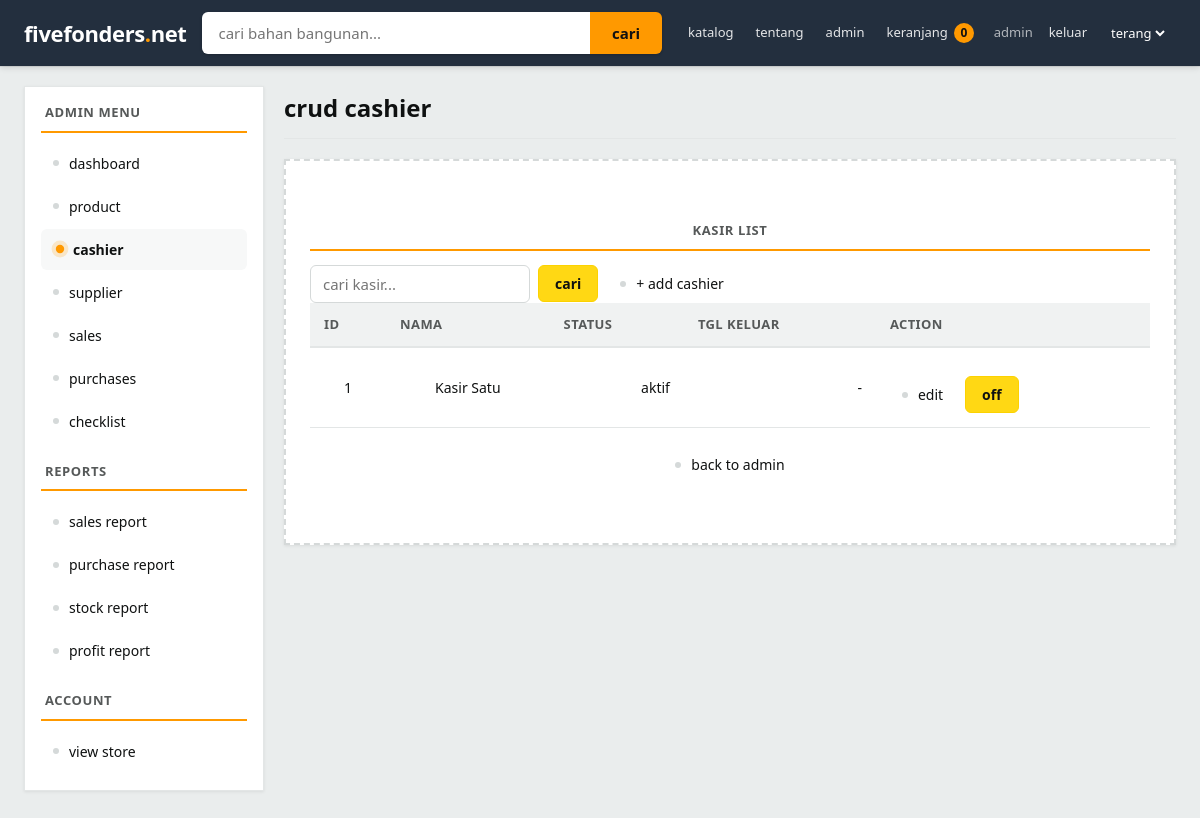
Screenshot of /admin/cashier/cashier.php (signed in) with the database file from the repository.
### tables this page shows
CREATE TABLE IF NOT EXISTS kasir (
    id_kasir INT AUTO_INCREMENT PRIMARY KEY,
    nama_kasir VARCHAR(50) UNIQUE NOT NULL,
    status ENUM('aktif','nonaktif') DEFAULT 'aktif',
    tanggal_keluar DATE DEFAULT NULL
);

### admin/cashier/cashier.php (the view, shortened to what this page needs)
<?php
require_once __DIR__ . '/../../config/database.php';
$cari = trim($_GET['cari'] ?? '');
if ($cari !== '') {
    $stmt = mysqli_prepare($koneksi, 'SELECT id_kasir, nama_kasir, status, tanggal_keluar FROM kasir WHERE nama_kasir LIKE CONCAT("%", ?, "%") ORDER BY id_kasir');
    if ($stmt) {
        mysqli_stmt_bind_param($stmt, 's', $cari);
        mysqli_stmt_execute($stmt);
        $result = mysqli_stmt_get_result($stmt);
    } else {
        $result = mysqli_query($koneksi, 'SELECT id_kasir, nama_kasir, status, tanggal_keluar FROM kasir ORDER BY id_kasir');
    }
} else {
    $result = mysqli_query($koneksi, 'SELECT id_kasir, nama_kasir, status, tanggal_keluar FROM kasir ORDER BY id_kasir');
}
?>
<!DOCTYPE html>
<html lang="en">
<head>
    <link rel="stylesheet" href="../../assets/style.css?v=3">
</head>
<body class="marketpage themelight">
    <?php require __DIR__ . '/../../home/partials/topbar.php'; ?>
    <div class="layout">
        <?php require __DIR__ . '/../../home/partials/sidebaradmin.php'; ?>
        <div class="content">
            <div class="heading">crud cashier</div>
            <div class="emptybox">
                <div class="sidetitle">kasir list</div>
                <div class="actionrow">
                    <form method="get" action="cashier.php" class="form" style="margin:0">
                        <input type="text" name="cari" class="forminput" placeholder="cari kasir..." value="<?= htmlspecialchars($cari) ?>">
                        <button type="submit" class="enterbtn">cari</button>
                    </form>
                    <a href="newcashier.php" class="sidelink">+ add cashier</a>
                </div>
                <table class="carttable">
                    <tr class="cartheader">
                        <th class="cartcell">id</th>
                        <th class="cartcell">nama</th>
                        <th class="cartcell">status</th>
                        <th class="cartcell">tgl keluar</th>
                        <th class="cartcell">action</th>
                    </tr>
                    <?php while ($k = mysqli_fetch_assoc($result)): ?>
                    <tr class="cartrow">
                        <td class="cartcell"><?= (int) $k['id_kasir'] ?></td>
                        <td class="cartcell"><?= htmlspecialchars($k['nama_kasir']) ?></td>
                        <td class="cartcell"><?= htmlspecialchars($k['status']) ?></td>
                        <td class="cartcell"><?= htmlspecialchars($k['tanggal_keluar'] ?? '-') ?></td>
                        <td class="cartcell">
                            <div class="actionrow">
                                <a href="editcashier.php?id_kasir=<?= (int) $k['id_kasir'] ?>" class="sidelink">edit</a>
                                <form method="post" action="offcashier.php" style="display:inline" onsubmit="return confirmoff();">
                                    <button type="submit" class="enterbtn">off</button>
                                </form>
                            </div>
                        </td>
                    </tr>
                    <?php endwhile; ?>
                </table>
                <div class="backlink"><a href="../admin.php" class="sidelink">back to admin</a></div>
            </div>
        </div>
    </div>
</body>
</html>

### assets/style.css (style rules this page uses)
* { box-sizing: border-box; }
:root { --bgpage: #EAEDED; --bgpanel: #232F3E; --bgpanel2: #131921; --bgcard: #FFFFFF; --bginput: #FFFFFF; --bgsoft: #F7F8F8; --bgsoft2: #F0F2F2; --border: #E3E6E6; --borderstrong: #D5D9D9; --textmain: #0F1111; --textdim: #565959; --textmute: #6B7280; --linkcolor: #007185; --linkhover: #C7511F; --brand: #FFFFFF; --branddark: #232F3E; --accent: #FF9900; --accentdark: #E77600; --danger: #B12704; --success: #067D62; --btnbg: #FFD814; --btnborder: #FCD200; --btntext: #0F1111; --btnsecondary: #FFFFFF; --btnsecondaryborder: #D5D9D9; --tableheader: #F0F2F2; --shadow: 0 1px 3px rgba(15,17,17,0.08); --shadowhover: 0 4px 14px rgba(15,17,17,0.14); --radius: 0; --radius-sm: 6px; --font: "Segoe UI", "Helvetica Neue", Arial, sans-serif; }
body { margin: 0; padding: 0; font-family: var(--font); font-size: 16px; line-height: 1.5; background-color: var(--bgpage); color: var(--textmain); -webkit-font-smoothing: antialiased; }
a { color: var(--linkcolor); text-decoration: none; }
.form { margin: 0; }
.enterbtn { background-color: var(--btnbg); color: var(--btntext); border: 1px solid var(--btnborder); border-radius: var(--radius-sm); padding: 11px 22px; font-size: 15px; font-weight: 700; cursor: pointer; font-family: var(--font); transition: background-color 0.15s ease, transform 0.1s ease; text-decoration: none; display: inline-flex; align-items: center; justify-content: center; }
.marketpage { background-color: var(--bgpage); color: var(--textmain); min-height: 100vh; }
.layout { display: flex; min-height: calc(100vh - 68px); width: 100%; max-width: 100%; margin: 0 auto; gap: 20px; padding: 20px 24px 40px; }
.sidetitle { font-size: 13px; font-weight: 700; margin: 20px 0 10px; color: var(--textdim); text-transform: uppercase; letter-spacing: 0.6px; padding: 0 4px 8px; border-bottom: 2px solid var(--accent); }
.sidelink { display: flex; align-items: center; gap: 10px; color: var(--textmain); text-decoration: none; font-size: 14px; margin-bottom: 2px; padding: 10px 12px; border-radius: var(--radius-sm); transition: background-color 0.12s ease, color 0.12s ease, padding-left 0.12s ease; position: relative; }
.sidelink::before { content: ""; width: 6px; height: 6px; border-radius: 50%; background-color: var(--borderstrong); flex-shrink: 0; transition: background-color 0.12s ease, transform 0.12s ease; }
.content { flex: 1; background-color: transparent; border: none; padding: 0; min-width: 0; }
.heading { font-size: 24px; font-weight: 700; color: var(--textmain); margin: 4px 0 20px; padding-bottom: 12px; border-bottom: 1px solid var(--border); background: none; border-left: none; border-right: none; border-top: none; text-align: left; }
.actionrow { display: flex; gap: 10px; align-items: center; margin-top: 14px; flex-wrap: wrap; }
.backlink { display: inline-block; color: var(--linkcolor); font-size: 15px; margin-bottom: 16px; text-decoration: none; font-weight: 500; }
.emptybox { border: 2px dashed var(--borderstrong); border-radius: var(--radius); padding: 40px 24px; background-color: var(--bgcard); text-align: center; color: var(--textdim); font-size: 15px; box-shadow: var(--shadow); }
.carttable { width: 100%; border-collapse: collapse; margin-bottom: 16px; background-color: var(--bgcard); }
.cartheader { background-color: var(--tableheader); }
.cartheader th { font-size: 13px; font-weight: 700; color: var(--textdim); text-transform: uppercase; letter-spacing: 0.4px; text-align: left; padding: 12px 14px; border-bottom: 2px solid var(--border); }
.cartrow { border-bottom: 1px solid var(--border); }
.cartcell { padding: 14px; font-size: 14px; color: var(--textmain); border: none; }
.cartrow:last-child .cartcell { border-bottom: none; }
.carttable .cartrow .cartcell:nth-child(3), .carttable .cartrow .cartcell:nth-child(4), .carttable .cartrow .cartcell:nth-child(5) { text-align: right; }
.forminput { width: 100%; max-width: 340px; padding: 11px 14px; border: 1px solid var(--borderstrong); border-radius: var(--radius-sm); font-size: 15px; background-color: var(--bginput); color: var(--textmain); font-family: var(--font); }
.actionrow .enterbtn { font-size: 14px; padding: 8px 16px; }
.actionrow .sidelink { padding: 8px 12px; margin: 0; }
.actionrow form { display: inline-flex; gap: 8px; align-items: center; }
.actionrow .forminput { max-width: 220px; padding: 8px 12px; }
html { scroll-behavior: smooth; }

### rows the page displays
kasir: id_kasir "1", nama_kasir "Kasir Satu", status "aktif", tanggal_keluar "-"

### other values shown
$topbarcartcount "0"
$topuser "admin"
